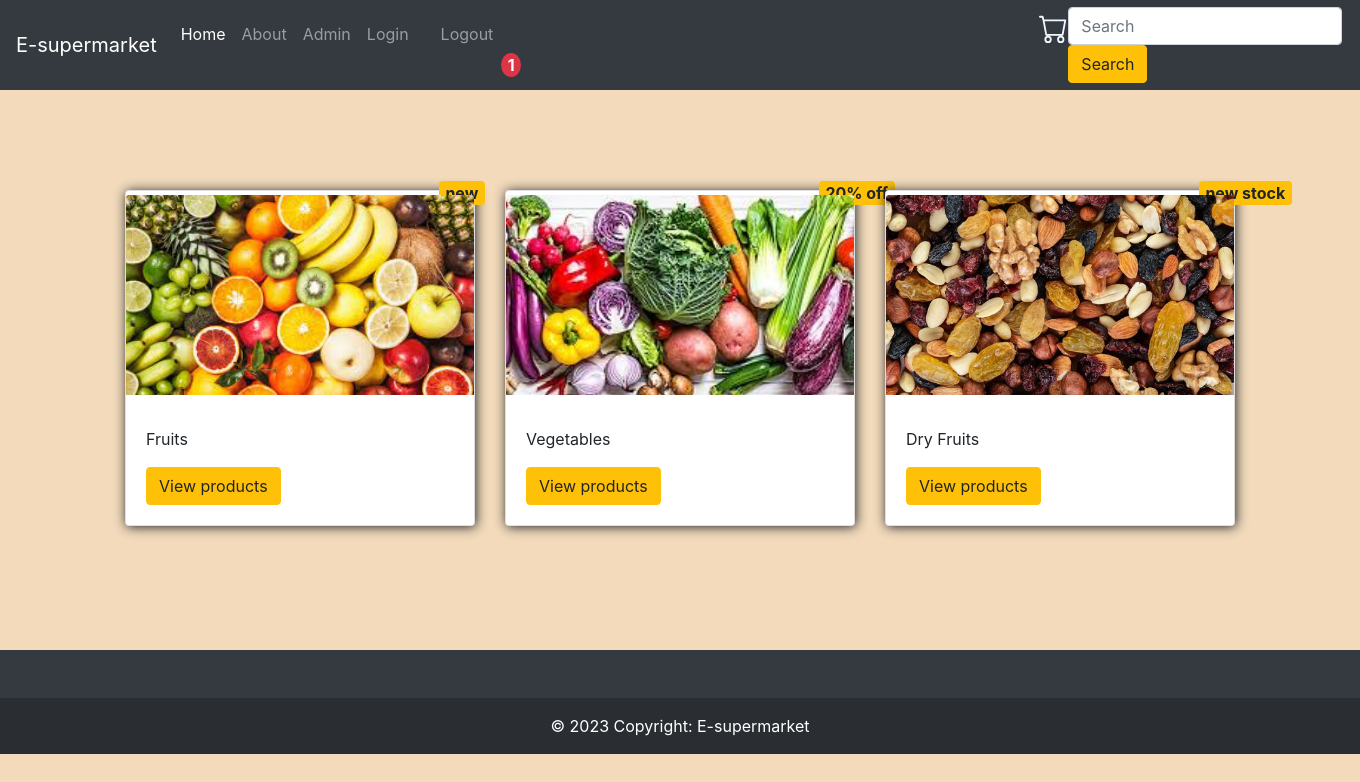
The app's page / (signed in) with its own data.
### app/models.py (models this page shows, shortened)
class Category(models.Model):
    category_name = models.CharField(max_length=50)
    tags = models.CharField(max_length=20)
    category_photo = models.ImageField(upload_to='./static/images')

### app/views.py (the view)
# urls.py: path('',views.main_page,name='main_page'),
def main_page(request):
   cat = Category.objects.all()
   if request.user.is_authenticated:
           user_id = request.user.id
           user = User.objects.get(id=user_id)
           cart_user = Cart.objects.filter(user=user)
           i = 0
           for data in cart_user:
                i+=1
   else:
         i = 0
   return render(request,'main.html',{'cat':cat,"cart":i})

### app/templates/main.html (shortened to what this page needs)
{% extends 'index.html'%}
{% block bal %}
<div class="container">
  <div style="margin-block: 100px;" class="row">
    {% for data in cat %}
      <div class="col-md-4">
        <div class="card mb-4 box-shadow " style="
        box-shadow: 1px 1px 12px 0px;
    ">
          <span style="margin-block: -10px;
            width: fit-content;
            view-transition-name: auto;
            margin-left: 313px;
            font-size: medium;" class="badge bg-warning">{{data.tags}}</span>
          <img class="card-img-top" src="/{{data.category_photo}}" alt="Product Image">
          <div class="card-body">
            <p class="card-text">{{data.category_name}}</p>
            <div class="d-flex justify-content-between align-items-center">
              <a href="/view_cat/{{data.id}}"><button type="button" class="btn btn-warning">View products</button></a>
            </div>
          </div>
        </div>
      </div>
    {% endfor %}
  </div>
</div>
{% endblock bal %}

### app/templates/main.html (style rules this page uses)
.card-img-top { object-fit: cover; height: 200px; }

### records on screen
Category: tags "new", category_photo (picture), category_name "Fruits"
Category: tags "20% off", category_photo (picture), category_name "Vegetables"
Category: tags "new stock", category_photo (picture), category_name "Dry Fruits"

### other values on screen
{{ cart }} "1"
